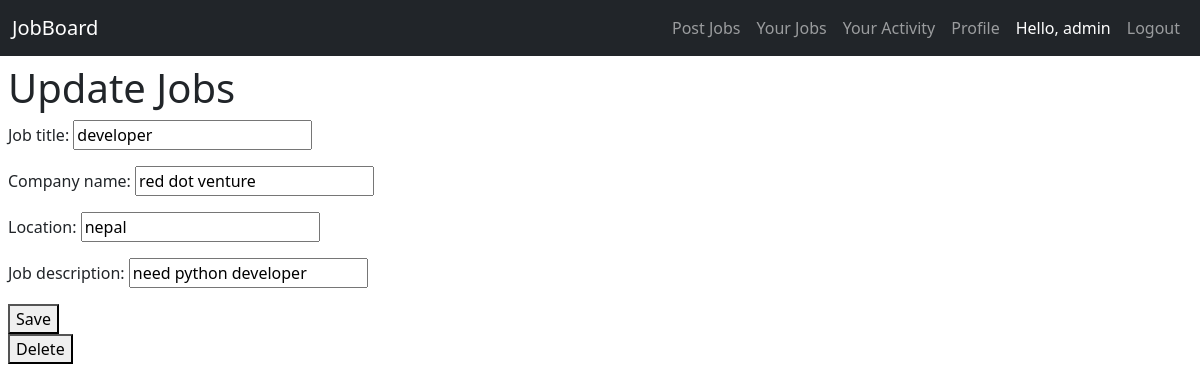
The page /job/1/update (signed in) on the database as committed earlier.
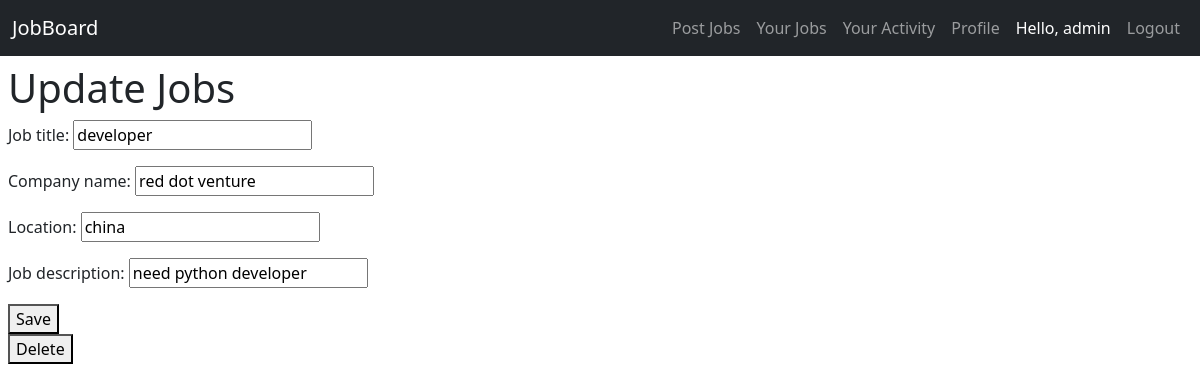
The same page on the database as committed later.
### jobs/models.py (models this page shows)
class JobInformation(models.Model):
    job_title = models.CharField(max_length=30)
    company_name = models.CharField(max_length=30)
    location = models.CharField(max_length=50)
    job_description = models.CharField(blank=True, default="")
    date_posted = models.DateField(auto_now=True)
    posted_by = models.ForeignKey(User, on_delete=models.CASCADE, null=True, blank=True)

### jobs/views.py (the view)
# urls.py: path("job/<int:pk>/update", JobUpdateView.as_view(), name="update_job"),
class JobUpdateView(LoginRequiredMixin,UpdateView):
    template_name = "app/job_update.html"
    model = JobInformation
    fields = ["job_title", "company_name", "location", "job_description"]
    success_url = reverse_lazy("home")
    context_object_name = "Job"

### templates/app/job_update.html (shortened to what this page needs)
{% extends "app/base.html" %}
{% block content %}
    <h1>
        Update Jobs
    </h1>
    <form method= "POST">
        {{form.as_p}}
        <button type="submit">Save</button>
    </form>
    <a href="{% url 'delete_job' pk=Job.id %}">
        <button>Delete</button>
     </a>
{% endblock content %}

Rows that differ between the two databases and show on the page:
changed JobInformation "developer": location "nepal" → "china"
